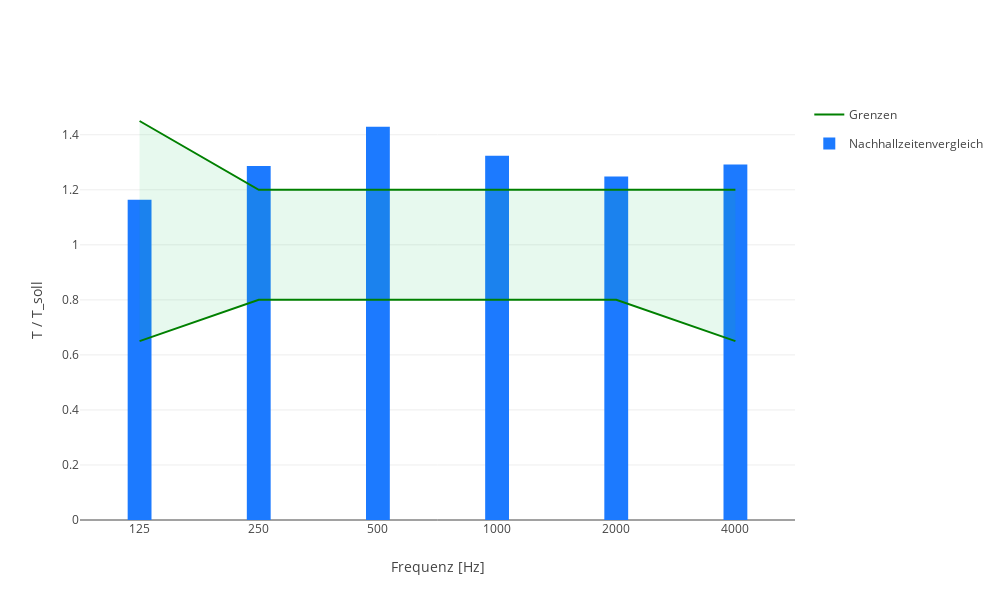

The notebook cell saved with this chart:
### Code cell
import math 
import numpy as np
import plotly.graph_objects as go
from utils import basic_dict, basic_dict_2, read_db

volume = 80 # Abschaetzung eines normal grossen Raumes


surface = {'wall1': 20, 'wall2': 20, 'wall3': 10, 'wall4': 10, 'wall5': 8, 'wall6': 8} # Abschaetzung eines normal grossen Raumes

alpha = {'125 Hz': [0.2, 0.1 ,0.2, 0.1, 0.1, 0.1, 0.1], 
        '250 Hz': [0.1, 0.1, 0.1, 0.1, 0.1, 0.1, 0.1], 
        '500 Hz': [0.02, 0.1, 0.2, 0.07, 0.1, 0.2, 0.1],
        '1 kHz': [0.1, 0.1, 0.08, 0.1, 0.1, 0.1, 0.1], 
        '2 kHz': [0.1, 0.04, 0.1, 0.2, 0.1, 0.1], 
        '4 kHz': [0.1, 0.1, 0.1, 0.1, 0.1, 0.1, 0.1]
        } 

sub_surface = {'wall1':[5, 4], 'wall2':[6, 2], 'wall3': [7], 'wall4': [], 'wall5': [], 'wall6': [1, 2, 3]}

sub_alpha = {'125 Hz': {'wall1':[0.15, 0.36], 'wall2':[0.16, 0.12], 'wall3': [0.13], 'wall4': [], 'wall5': [], 'wall6': [0.1, 0.2, 0.3]},
            '250 Hz': {'wall1':[0.2, 0.1], 'wall2':[0.3, 0.1], 'wall3': [0.13], 'wall4': [], 'wall5': [], 'wall6': [0.1, 0.2, 0.3]}, 
            '500 Hz': {'wall1':[0.2, 0.1], 'wall2':[0.2, 0.1], 'wall3': [0.13], 'wall4': [], 'wall5': [], 'wall6': [0.1, 0.2, 0.3]}, 
            '1 kHz' : {'wall1':[0.2, 0.1], 'wall2':[0.2, 0.1], 'wall3': [0.13], 'wall4': [], 'wall5': [], 'wall6': [0.1, 0.2, 0.3]},
            '2 kHz':  {'wall1':[0.2, 0.1], 'wall2':[0.2, 0.1], 'wall3': [0.13], 'wall4': [], 'wall5': [], 'wall6': [0.1, 0.2, 0.3]},
            '4 kHz':  {'wall1':[0.2, 0.1], 'wall2':[0.2, 0.1], 'wall3': [0.13], 'wall4': [], 'wall5': [], 'wall6': [0.1, 0.2, 0.3]}  
            }       

peopleDescription = ['Person sitzend auf ungepolsterter Bestuhlung', 'Kind in Vorschuleinrichtungen']

numberOfPeople = [1, 2]

use = 'Musik'

class room: 
    '''Class inheriting all functions for calculations and making plots.'''

    def __init__(self, volume, surface, sub_surface, alpha, sub_alpha, peopleDescription, numberOfPeople, use):
        '''Function to initialize the class "room"'''
        self.input = {'Volume': volume, 'Surface': surface, 'Absorption coefficient': alpha}
        self.volume = volume
        self.surface = surface
        self.sub_surface = sub_surface
        self.alpha = alpha
        self.sub_alpha = sub_alpha
        self.use = use
        self.peopleDescription = peopleDescription
        self.numberOfPeople = numberOfPeople
        self.ErrorMessage = []

    def criticalDistance(self):
        '''
        Function to calculate the critical distance, where the energy densities of the direct and reflected soundfield are equal. 
        Calculation is made with an approximate formula based on statistical acoustics in a diffuse soundfield.
        '''
        
        criticalDistance = np.sqrt(self.equivalentAbsorptionSurface() / 50)

        return criticalDistance
        
    def equivalentAbsorptionSurface_walls(self):
        '''Function to calculate the equivalent absorption surface.'''

        equivalentAbsorptionSurface = basic_dict()

        wall_index = 0
        # equivalent absorption surface for main walls 
        for octaveBands in self.alpha:
            alphaList = self.alpha[octaveBands]

            for walls in self.surface:
                equivalentAbsorptionSurface[octaveBands] = equivalentAbsorptionSurface[octaveBands] + (self.surface[walls] - sum(self.sub_surface[walls])) * alphaList[wall_index]
                wall_index = wall_index + 1
            wall_index = 0

        # adding equivalent absorption surface for sub walls
        for octaveBands in self.sub_alpha.keys():
            sub_alphaDict = self.sub_alpha[octaveBands]
            for sub_walls in self.sub_surface.keys():
                sub_alphaList = sub_alphaDict[sub_walls]
                sub_surfaceList = self.sub_surface[sub_walls]
                    
                for sub_wall_index in range(len(sub_surfaceList)):
                    equivalentAbsorptionSurface[octaveBands] = equivalentAbsorptionSurface[octaveBands] + sub_surfaceList[sub_wall_index] * sub_alphaList[sub_wall_index]

        return equivalentAbsorptionSurface
    
    
    def equivalentAbsorptionSurface_people(self):
        '''
        Function to add equivalent absorption surface based on the number of people in the room and their specification regarding age and position (e.g. standing, sitting).
        Data retrieved from Table A.1 in DIN 18041
        '''

        equivalentAbsorptionSurface_people = basic_dict()

        people_db = read_db('equivalentAbsorptionSurface_people_data.csv')
        
        for index in range(len(peopleDescription)):
            equivalentAbsorptionSurface_people_list =  people_db[peopleDescription[index]]

            for index_list, octaveBands in enumerate(equivalentAbsorptionSurface_people):
                equivalentAbsorptionSurface_people[octaveBands] += numberOfPeople[index] * equivalentAbsorptionSurface_people_list[index_list]
            
        return equivalentAbsorptionSurface_people
    
    def equivalentAbsorptionSurface(self):
        equivalentAbsorptionSurface = basic_dict_2()

        for octaveBands in equivalentAbsorptionSurface:
            equivalentAbsorptionSurface[octaveBands] = self.equivalentAbsorptionSurface_walls()[octaveBands] + self.equivalentAbsorptionSurface_people()[octaveBands]

        return equivalentAbsorptionSurface
   
    def reverberationTime(self):
        '''Function to calculate the reverberation time.'''

        reverberationTimeSeconds = basic_dict()
        equivalentAbsorptionSurface = self.equivalentAbsorptionSurface()
        
        for octavebands in equivalentAbsorptionSurface:
            reverberationTimeSeconds[octavebands] = (self.volume / equivalentAbsorptionSurface[octavebands]) * 0.161

        return reverberationTimeSeconds
    
    def reverberationTime_ratio(self):
        '''Function to calculate the ratio of given reverberation time to wanted reverberation time. Wanted reverberation time is based on the rooms use case and its volume.'''

        reverberationTime_ratio = basic_dict()
        ReverberationTime_upperlimit = {'125 Hz':1.45 , '250 Hz':1.2 , '500 Hz':1.2 , '1 kHz':1.2, '2 kHz':1.2 , '4 kHz':1.2 }
        ReverberationTime_lowerlimit = {'125 Hz':0.65 , '250 Hz':0.8 , '500 Hz':0.8 , '1 kHz':0.8, '2 kHz':0.8 , '4 kHz':0.65 }

        # Calculation of the wanted reverberation time dependent on the use case given in DIN 18041 (and the volume in use case "Sport")
        if self.use == 'Musik':
            reverberationTime_wanted = 0.45 * math.log10(self.volume) + 0.07

        elif self.use == 'Sprache/Vortrag':
            reverberationTime_wanted = 0.37 * math.log10(self.volume) - 0.14

        elif self.use == 'Sprache/Vortrag inklusiv':    
            reverberationTime_wanted = 0.32 * math.log10(self.volume) - 0.17

        elif self.use == 'Unterricht/Kommunikation':
            reverberationTime_wanted = 0.32 * math.log10(self.volume) - 0.17

        elif self.use == 'Unterricht/Kommunikation inklusiv':
            reverberationTime_wanted = 0.26 * math.log10(self.volume) - 0.14

        elif self.use == 'Sport':
                if self.volume > 10000:        
                    reverberationTime_wanted = 2
                else:
                    reverberationTime_wanted = 0.75 * math.log10(self.volume) - 1

        # Calculation of the ratio of calculated reverberation time to wanted reverberation time from DIN 18041 
        for octaveBands in self.reverberationTime():
            reverberationTime_ratio[octaveBands] = self.reverberationTime()[octaveBands] / reverberationTime_wanted
            if reverberationTime_ratio[octaveBands] > ReverberationTime_upperlimit[octaveBands]:
                self.ErrorMessage.append(f'Nachhallzeit in Oktavband mit Mittenfrequenz {octaveBands} zu hoch')
            elif reverberationTime_ratio[octaveBands] < ReverberationTime_lowerlimit[octaveBands]:
                self.ErrorMessage.append(f'Nachhallzeit in Oktavband mit Mittenfrequenz {octaveBands} zu niedrig')

        return reverberationTime_ratio, self.ErrorMessage
    
    def plot_reverberationTime(self):
        '''Function, which returns a plot of the reverberation time in octave bands.'''

        freq = np.array([125,250,500,1000,2000,4000])
        reverberationTimeSeconds = self.reverberationTime() 

        fig = go.Figure()

        trace1 = go.Bar(x = freq, 
                        y = list(reverberationTimeSeconds.values()), 
                        name = 'bar', 
                        marker_color = 'blue', 
                        showlegend= True, 
                        width=.2)
        
        fig.add_trace(trace1)

        fig.update_layout(xaxis_title = 'Frequenz [Hz]', 
                          yaxis_title = 'Nachhallzeit [s]', 
                          width = 1000, 
                          height = 600)
        
        fig.update_xaxes(type='category')

        return fig
    
    def plot_reverberationTime_ratio(self):
        '''
        Function, which returns a plot of the calculated reverberation time in comparison to the wanted reverberation time 
        and the allowed deviations in octave bands.'''
        
        frequencies = [125,250,500,1000,2000,4000]
        
        ReverberationTime_upperlimit = [1.45, 1.2, 1.2, 1.2, 1.2, 1.2]
        ReverberationTime_lowerlimit = [0.65, 0.8, 0.8, 0.8, 0.8, 0.65]

        reverberationTime_ratio = list(self.reverberationTime_ratio()[0].values())

        fig = go.Figure()

        trace1 = go.Scatter(x = frequencies, 
                            y = ReverberationTime_lowerlimit, 
                            name = 'Grenzen', 
                            marker_color = 'green', 
                            mode = 'lines', 
                            legendgroup = 'boundaries',
                            hoverinfo = 'skip'
                            )
        
        trace2 = go.Scatter(x = frequencies, 
                            y = ReverberationTime_upperlimit, 
                            marker_color = 'green', 
                            fill = 'tonexty', 
                            fillcolor = 'rgba(26, 199, 93, 0.1)',
                            mode = 'lines',
                            legendgroup = 'boundaries',
                            showlegend = False,
                            hoverinfo = 'skip',
                            )
        
        trace3 = go.Bar(x = frequencies, 
                        y = reverberationTime_ratio, 
                        name = 'Nachhallzeitenvergleich',
                        width = .2,
                        marker_color = 'rgba(28, 122, 255, 1)',
                        hovertemplate = 'Oktavband: %{x} Hz<br>Nachhallzeitenvergleich: %{y:.2f}<extra></extra>'
                        )
        
        fig.update_xaxes(type = 'category')       

        fig.update_layout(xaxis_title = 'Frequenz [Hz]',
                          yaxis_title = 'T / T_soll', 
                          width = 1000, 
                          height = 600, 
                        #   legend={'traceorder':'normal'},
                          hoverlabel = dict(bgcolor = 'rgba(28, 122, 255, .4)')
                          )
        
        fig.add_trace(trace1)
        fig.add_trace(trace2)
        fig.add_trace(trace3)
        
        return fig

room1 = room(volume , surface, sub_surface, alpha, sub_alpha, peopleDescription, numberOfPeople, use)

A = room1.equivalentAbsorptionSurface()
print(A)
room1.plot_reverberationTime_ratio()
# RT = room1.reverberationTime()
# print(RT)

### Figure 1 — Plotly figure (JSON) as saved in the notebook; plotly's stock layout.template omitted (floating-point values rounded to 4 significant figures)
{"data": [{"hoverinfo": "skip", "legendgroup": "boundaries", "marker": {"color": "green"}, "mode": "lines", "name": "Grenzen", "type": "scatter", "x": [125, 250, 500, 1000, 2000, 4000], "y": [0.65, 0.8, 0.8, 0.8, 0.8, 0.65]}, {"fill": "tonexty", "fillcolor": "rgba(26, 199, 93, 0.1)", "hoverinfo": "skip", "legendgroup": "boundaries", "marker": {"color": "green"}, "mode": "lines", "showlegend": false, "type": "scatter", "x": [125, 250, 500, 1000, 2000, 4000], "y": [1.45, 1.2, 1.2, 1.2, 1.2, 1.2]}, {"hovertemplate": "Oktavband: %{x} Hz<br>Nachhallzeitenvergleich: %{y:.2f}<extra></extra>", "marker": {"color": "rgba(28, 122, 255, 1)"}, "name": "Nachhallzeitenvergleich", "type": "bar", "width": 0.2, "x": [125, 250, 500, 1000, 2000, 4000], "y": [1.163, 1.286, 1.429, 1.324, 1.248, 1.292]}], "layout": {"height": 600, "hoverlabel": {"bgcolor": "rgba(28, 122, 255, .4)"}, "width": 1000, "xaxis": {"title": {"text": "Frequenz [Hz]"}, "type": "category"}, "yaxis": {"title": {"text": "T / T_soll"}}}}
